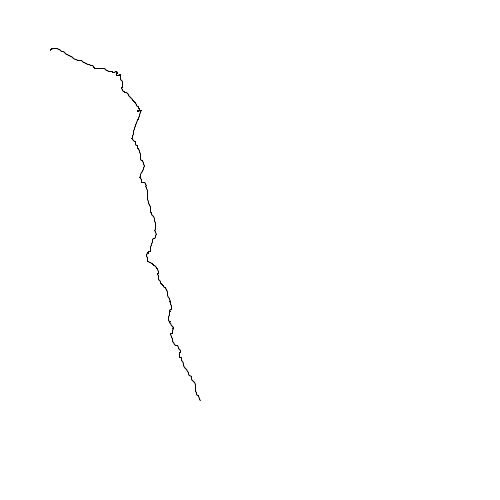
Frame 1 (no input)
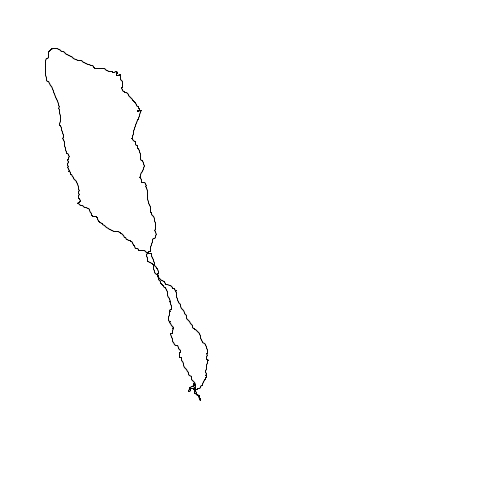
Frame 2 (the mouse pressed at the canvas centre, redrawn once)

The Processing sketch that drew these frames (run headless with seeded random() and noise(); the mouse was pressed at the canvas centre and the sketch redrawn once):

// Processing sketch: w07_lightning
// ── w07_lightning.pde
float detail=0.5;
void setup() {
  size(500, 500);
  background(255);
  fill(0);
  noLoop();
}
 
void draw() {
  drawLightning(50,50,200,400,150);
}

void drawLightning(float x1, float y1, float x2, float y2, float disp)
{
  float midX, midY;
  if (disp < detail)
    line(x1,y1,x2,y2);
  else {
    midX = (x1+x2)/2;
    midY = (y1+y2)/2;
    midX = midX + (random(0.0,1.0)-0.5) * disp;
    midY = midY + (random(0.0,1.0)-0.5) * disp;
    drawLightning(x1,y1,midX,midY,disp/2.0);
    drawLightning(x2,y2,midX,midY,disp/2.0);
  }
}
